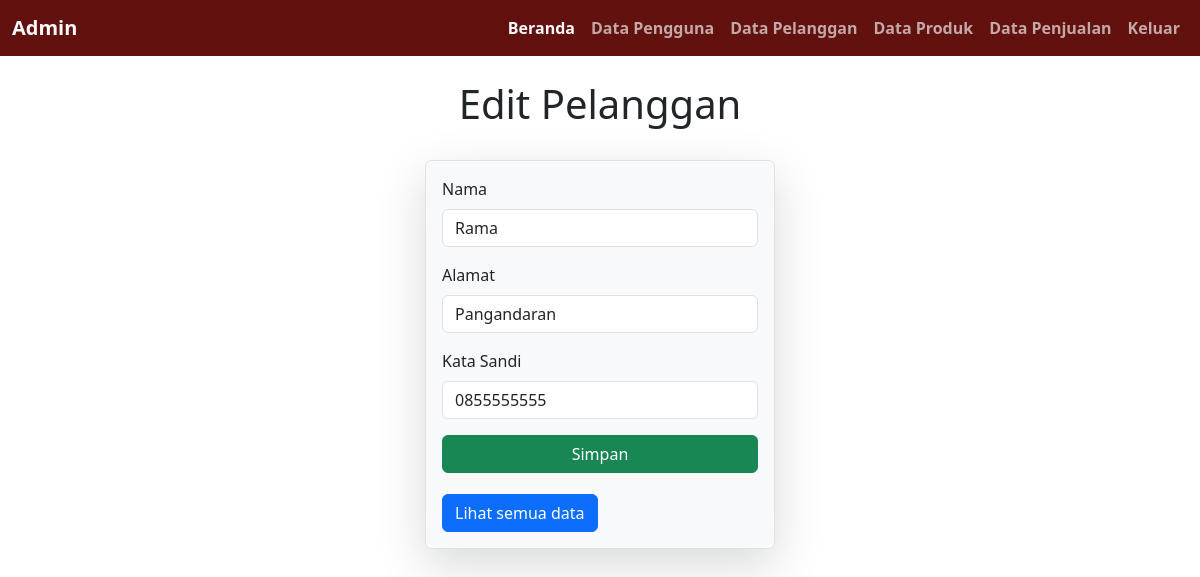
Screenshot of /pelanggan/edit_pelanggan.php?id_pelanggan=1 (signed in) with the database file from the repository.
### tables this page shows
CREATE TABLE `pelanggan` (
  `id_pelanggan` int(11) NOT NULL,
  `nama` varchar(50) NOT NULL,
  `alamat` varchar(225) NOT NULL,
  `telepon` varchar(20) NOT NULL
);

### pelanggan/edit_pelanggan.php (the view, shortened to what this page needs)
<?php
include '../header.php';
?>
<!DOCTYPE html>
<html>
<head>
	<link rel="stylesheet" type="text/css" href="../bootstrap/css/bootstrap.css">
  	<link href="../bootstrap/css/bootstrap.min.css" rel="stylesheet">
</head>
<body style="background-image: url('../img/bg3.png'); background-size:30em;">
<br>
	<div class="judul">
		<h1 align="center" style="">Edit Pelanggan</h1>
	</div>
	<br>
	<?php
include '../koneksi.php';
$id_pelanggan = $_GET['id_pelanggan'];
$sql = "SELECT * from pelanggan where id_pelanggan='$id_pelanggan'";
$result = mysqli_query($koneksi, $sql);
while ($data = mysqli_fetch_assoc($result)) {
	?>
	<div class="border border-start-9 shadow-lg p-3 mb-5 bg-body-tertiary rounded" style="width:350px; margin:auto;">
    <form action="" method="POST" class="login-email">
			<div class="mb-3">
				<label class="form-label">Nama</label>
				<input type="text" class="form-control"placeholder="Nama" name="nama" value="<?php echo $data['nama'] ?>" required>
			</div>
			<div class="mb-3">
				<label class="form-label">Alamat</label>
				<input type="text" class="form-control"placeholder="Alamat" name="alamat" value="<?php echo $data['alamat'] ?>" required>
			</div>
			<div class="mb-3">
				<label class="form-label">Kata Sandi</label>
				<input type="text" class="form-control" placeholder="Kata Sandi" name="telepon" value="<?php echo $data['telepon'] ?>" required>
			</div>
            <div class="d-grid gap-2">
				<button name="submit" class="btn btn-success">Simpan</button>
			</div>
		</form>
		<a href="akun.php" class="tombol"><button class="btn btn-primary" style=" margin-top: 5px;">Lihat semua data</button></a>
	</div>
<?php } ?>
</body>
</html>

### rows the page displays
pelanggan: nama "Rama", alamat "Pangandaran", telepon "0855555555"
